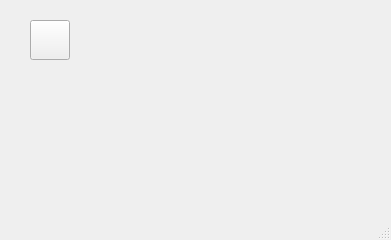
<?xml version="1.0" encoding="UTF-8"?>
<ui version="4.0">
 <class>MainWindow</class>
 <widget class="QMainWindow" name="MainWindow">
  <property name="geometry">
   <rect>
    <x>0</x>
    <y>0</y>
    <width>391</width>
    <height>240</height>
   </rect>
  </property>
  <property name="windowTitle">
   <string>MainWindow</string>
  </property>
  <widget class="QWidget" name="centralwidget">
   <widget class="QPushButton" name="pb">
    <property name="geometry">
     <rect>
      <x>30</x>
      <y>20</y>
      <width>40</width>
      <height>40</height>
     </rect>
    </property>
    <property name="text">
     <string/>
    </property>
    <property name="icon">
     <iconset>
      <normaloff>0.png</normaloff>0.png</iconset>
    </property>
    <property name="iconSize">
     <size>
      <width>40</width>
      <height>40</height>
     </size>
    </property>
   </widget>
  </widget>
  <widget class="QMenuBar" name="menubar">
   <property name="geometry">
    <rect>
     <x>0</x>
     <y>0</y>
     <width>391</width>
     <height>21</height>
    </rect>
   </property>
  </widget>
  <widget class="QStatusBar" name="statusbar"/>
 </widget>
 <resources/>
 <connections/>
</ui>
